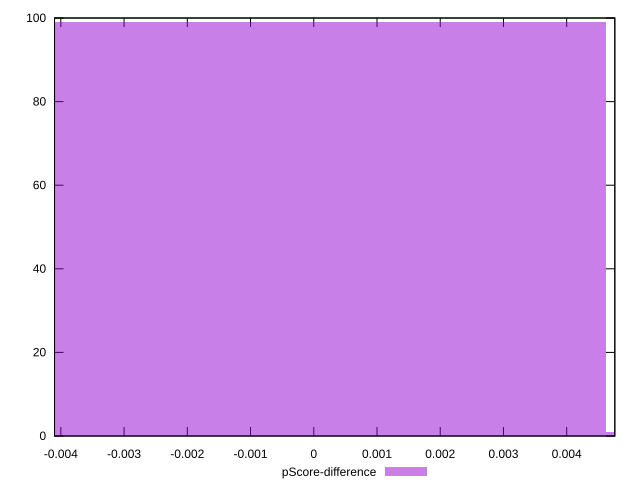

gnuplot code for this plot:
reset

$pScoreDifference <<EOF
0 99
0.009251901689603421 1
EOF

set key outside below
set boxwidth 0.009251901689603421
set xrange [-0.0040995730935938605:0.004761253874976954]
set yrange [0:100]
set trange [0:100]
set style fill transparent solid 0.5 noborder
set terminal svg size 640, 490 enhanced background rgb 'white'
set output "report_00009_2021-02-08T22-37-41.559Z/cumulative-layout-shift/samples/pages+cached/pScore-difference/histogram.svg"

plot $pScoreDifference title "pScore-difference" with boxes

reset
